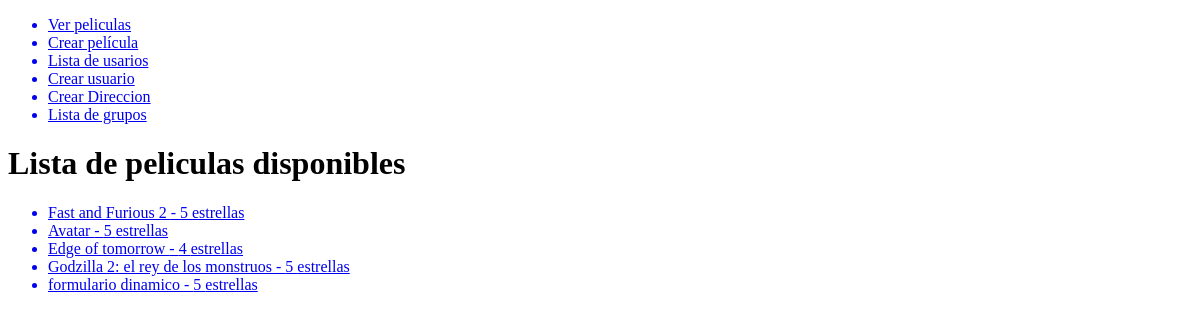
Before: /movies/ with the older database file.
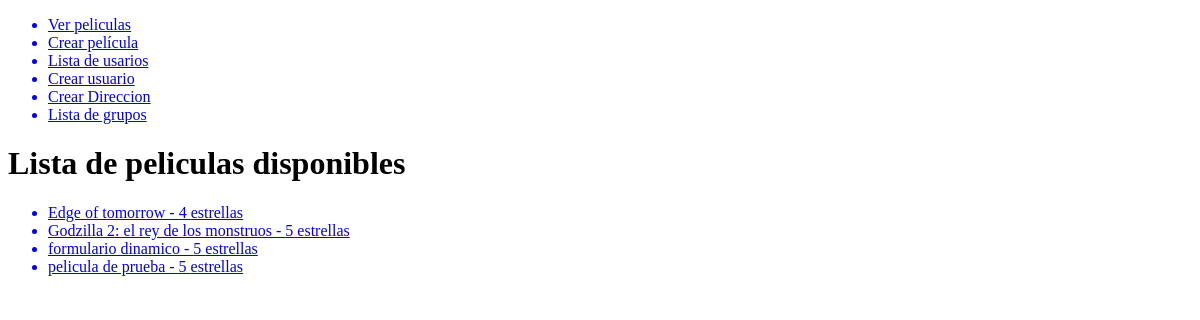
After: the same page with the newer database file.
### movies/models.py (models this page shows, shortened)
class Movie(models.Model):
    titulo = models.CharField(max_length=140)
    sinopsis = models.TextField(blank=True, null=True)
    duracion = models.PositiveIntegerField()
    calif = models.PositiveIntegerField(default=5)
    genero = models.CharField(max_length=50)
    created = models.DateTimeField(auto_now_add=True)
    updated = models.DateTimeField(auto_now=True)

### movies/views.py (the view)
# urls.py: path('', GetMovies, name='list'),
def GetMovies(request):
    movies = Movie.objects.all()       #queryset (es lo que el ORM retorna)
    template_name = 'movies/list.html' #donde vive el template a renderizar
    context = {                        #se mandara la variable context al template (mandar datos de la view al template)
        'movies':movies
    }
    return render(request, template_name, context) #renderiza el template

### movies/templates/movies/list.html
{% extends 'base.html' %}
{% block content %}
    <h1>Lista de peliculas disponibles</h1>
    <ul>
        {% for movie in movies %}
            <a href="{% url 'movies:detail' movie.id %}"><li>{{ movie.titulo }} - {{ movie.calif }} estrellas</li></a>
        {% endfor %}
    </ul>
{% endblock content%}

Changed rows visible on the page:
removed Movie: titulo "Fast and Furious 2", calif "5"
removed Movie: titulo "Avatar", calif "5"
added Movie: titulo "pelicula de prueba", calif "5"
